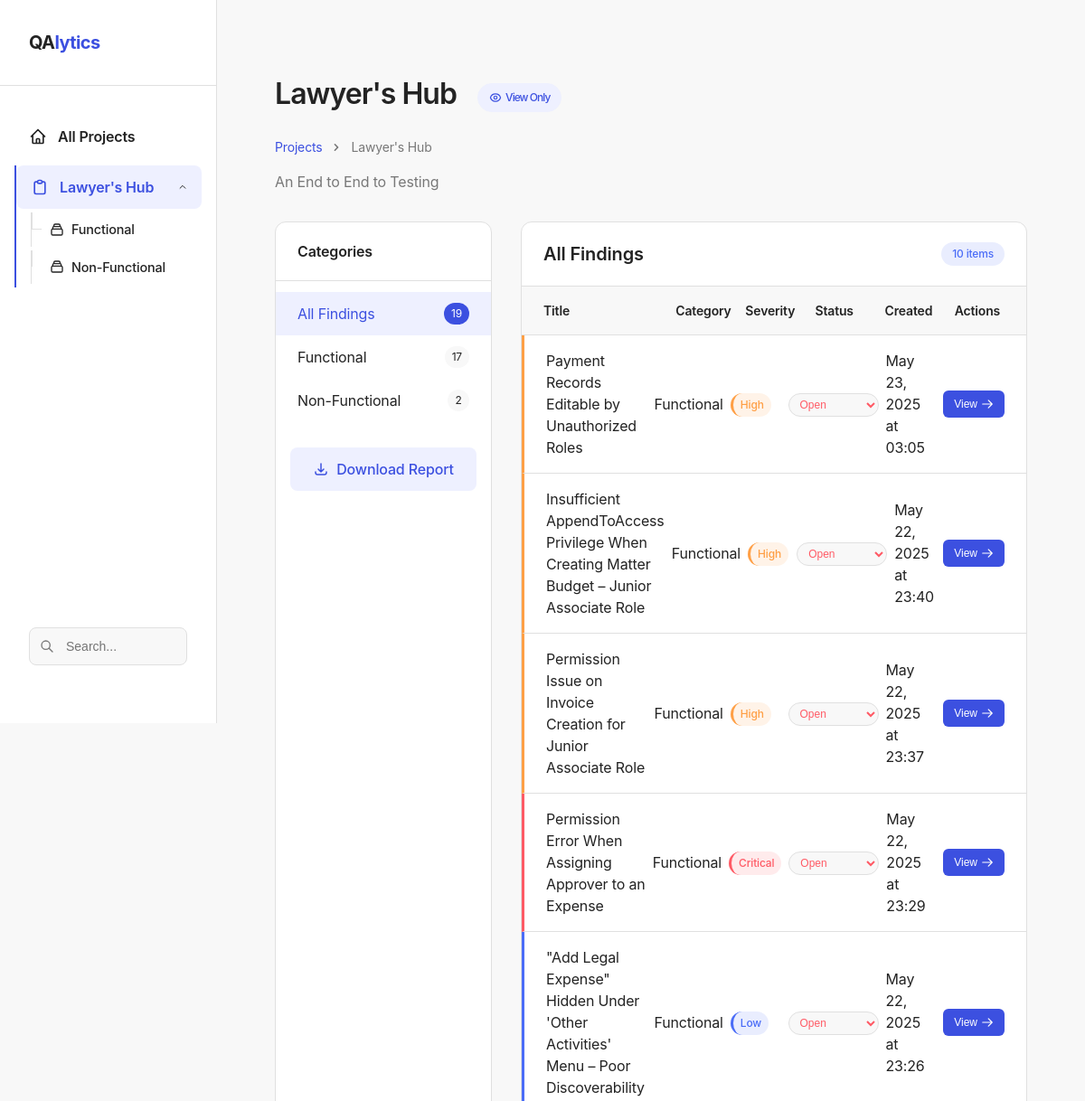
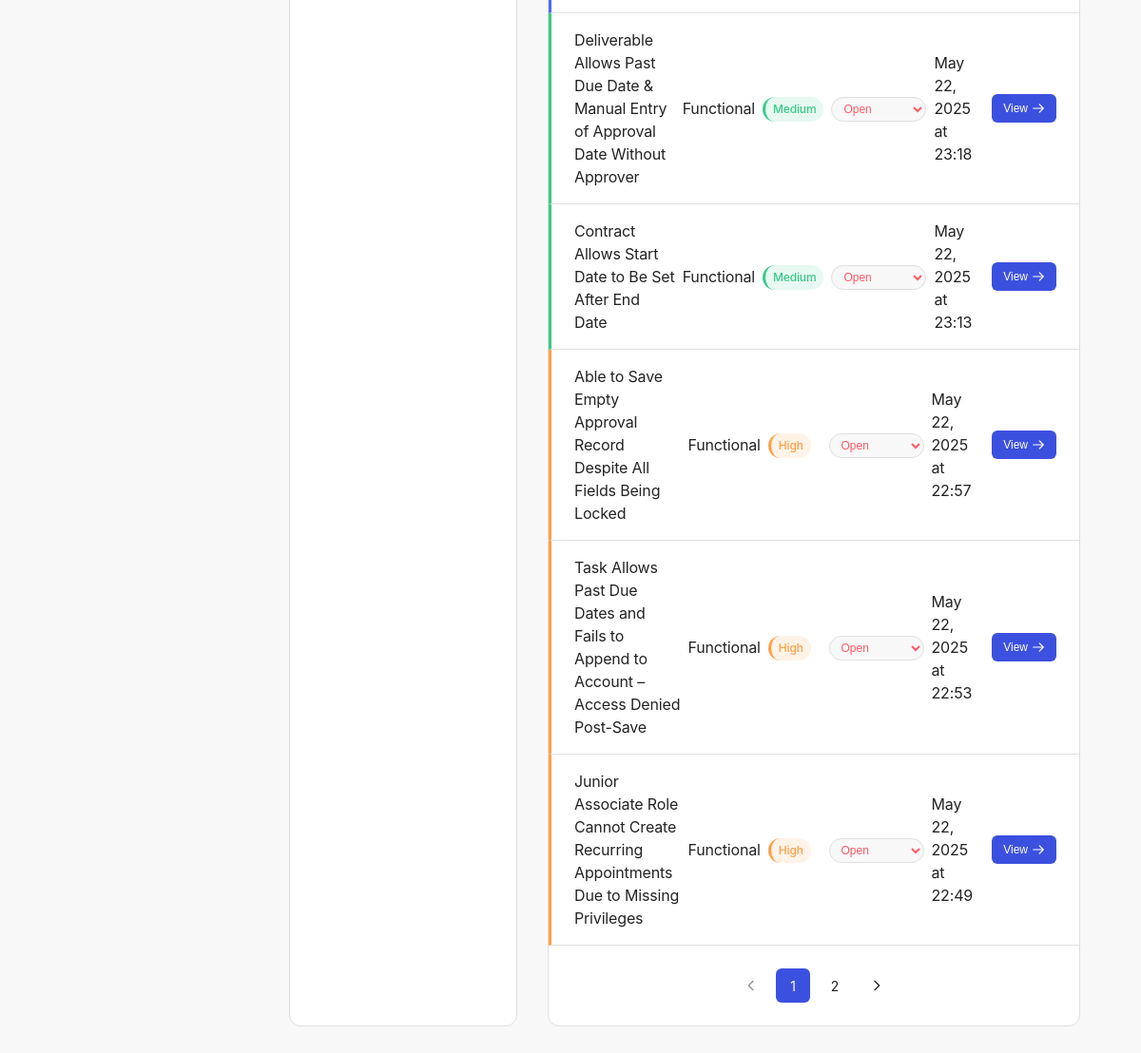
Page /public/project/1 on the committed database (2 pictures, top to bottom).
### app.py (models this page shows, shortened)
class Project(db.Model):
    id = db.Column(db.Integer, primary_key=True)
    name = db.Column(db.String(100), nullable=False)
    description = db.Column(db.Text)
    created_date = db.Column(db.DateTime, default=datetime.utcnow)
    categories = db.relationship('Category', backref='project', cascade='all, delete-orphan')

class Category(db.Model):
    id = db.Column(db.Integer, primary_key=True)
    name = db.Column(db.String(100), nullable=False)
    project_id = db.Column(db.Integer, db.ForeignKey('project.id'), nullable=False)
    findings = db.relationship('Finding', backref='category', cascade='all, delete-orphan')

class Finding(db.Model):
    id = db.Column(db.Integer, primary_key=True)
    title = db.Column(db.String(100), nullable=False)
    description = db.Column(db.Text)
    severity = db.Column(db.String(20), nullable=False)  # Critical, High, Medium, Low
    level = db.Column(db.String(50))
    status = db.Column(db.String(20), nullable=False)  # Open, In Progress, Closed
    created_date = db.Column(db.DateTime, default=datetime.utcnow)
    category_id = db.Column(db.Integer, db.ForeignKey('category.id'), nullable=False)
    screenshots = db.relationship('Screenshot', backref='finding', cascade='all, delete-orphan')

### app.py (the view)
@app.route('/public/project/<int:project_id>')
def public_view_project(project_id):
    project = Project.query.get_or_404(project_id)
    page = request.args.get('page', 1, type=int)
    per_page = 10  # Number of findings per page
    category_id = request.args.get('category_id', type=int)
    selected_category = None
    if category_id:
        selected_category = Category.query.get_or_404(category_id)
        findings_query = Finding.query.filter_by(category_id=category_id)
    else:
        findings_query = Finding.query.join(Category).filter(Category.project_id == project_id)
    findings_query = findings_query.order_by(Finding.created_date.desc())
    pagination = findings_query.paginate(page=page, per_page=per_page, error_out=False)
    findings = pagination.items
    all_findings_count = Finding.query.join(Category).filter(Category.project_id == project_id).count()
    return render_template(
        'public/view_project.html',
        project=project,
        selected_category=selected_category,
        selected_category_id=category_id,
        findings=findings,
        pagination=pagination,
        all_findings_count=all_findings_count
    )

### templates/public/view_project.html (shortened to what this page needs)
{% extends 'public/base.html' %}
{% block heading %}{{ project.name }}{% endblock %}
{% block content %}
        <link rel="stylesheet" href="{{ url_for('static', filename='css/style.css') }}">
<div class="project-path">
    <a href="{{ url_for('public_index') }}">Projects</a>
    <svg xmlns="http://www.w3.org/2000/svg" viewBox="0 0 20 20" fill="currentColor" width="16" height="16">
        <path fill-rule="evenodd" d="M7.293 14.707a1 1 0 010-1.414L10.586 10 7.293 6.707a1 1 0 011.414-1.414l4 4a1 1 0 010 1.414l-4 4a1 1 0 01-1.414 0z" clip-rule="evenodd" />
    </svg>
    <span>{{ project.name }}</span>
</div>
<p class="project-description text-subtle">{{ project.description }}</p>
<div class="content-layout">
    <div class="categories-sidebar">
        <h3 class="sidebar-heading">Categories</h3>
        <div class="category-menu">
            <a href="{{ url_for('public_view_project', project_id=project.id) }}"
               class="category-link {% if not selected_category_id %}active{% endif %}">
                <div class="category-name">All Findings</div>
                <div class="category-count">{{ all_findings_count }}</div>
            </a>
            {% for category in project.categories %}
                <a href="{{ url_for('public_view_project', project_id=project.id, category_id=category.id) }}"
                   class="category-link {% if selected_category_id == category.id %}active{% endif %}">
                    <div class="category-name">{{ category.name }}</div>
                    <div class="category-count">{{ category.findings|length }}</div>
                </a>
            {% endfor %}
        </div>
        <a href="{{ url_for('public_download_project', project_id=project.id) }}" class="download-btn">
            <svg xmlns="http://www.w3.org/2000/svg" fill="none" viewBox="0 0 24 24" stroke="currentColor">
                <path stroke-linecap="round" stroke-linejoin="round" stroke-width="2" d="M4 16v1a3 3 0 003 3h10a3 3 0 003-3v-1m-4-4l-4 4m0 0l-4-4m4 4V4" />
            </svg>
            <span>Download Report</span>
        </a>
    </div>
    <div class="findings-content">
        <div class="findings-header">
            <h2>
                {% if selected_category %}
                    {{ selected_category.name }}
                {% else %}
                    All Findings
                {% endif %}
            </h2>
            <div class="count-badge">{{ findings|length }} items</div>
        </div>
        {% if findings %}
            <div class="findings-table">
                <div class="table-header">
                    <div class="col-title">Title</div>
                    <div class="col-category">Category</div>
                    <div class="col-severity">Severity</div>
                    <div class="col-status">Status</div>
                    <div class="col-date">Created</div>
                    <div class="col-actions">Actions</div>
                </div>
                {% for finding in findings %}
                    <div class="table-row severity-{{ finding.severity }}">
                        <div class="col-title">{{ finding.title }}</div>
                        <div class="col-category">{{ finding.category.name }}</div>
                        <div class="col-severity">
                            <span class="severity-badge severity-{{ finding.severity }}">
                                {{ finding.severity }}
                            </span>
                        </div>
                        <div class="col-status">
                            <select class="status-select" data-finding-id="{{ finding.id }}" data-original-status="{{ finding.status }}">
                                <option value="Open" {% if finding.status == 'Open' %}selected{% endif %}>Open</option>
                            </select>
                        </div>
                        <div class="col-date">{{ finding.created_date|format_date }}</div>
                        <div class="col-actions">
                            <button onclick="showFindingModal({{ finding.id }})" class="view-btn">
                                View
                                <svg xmlns="http://www.w3.org/2000/svg" fill="none" viewBox="0 0 24 24" stroke="currentColor">
                                    <path stroke-linecap="round" stroke-linejoin="round" stroke-width="2" d="M14 5l7 7m0 0l-7 7m7-7H3" />
                                </svg>
                            </button>
                        </div>
                    </div>
                {% endfor %}
            </div>
            {% if pagination.pages > 1 %}
                <div class="pagination-container">
                    <div class="pagination">
                        {% if pagination.page > 1 %}
                            <a class="page-item" href="{{ url_for('public_view_project', project_id=project.id, category_id=selected_category_id, page=pagination.page-1) }}">
                                <svg xmlns="http://www.w3.org/2000/svg" fill="none" viewBox="0 0 24 24" stroke="currentColor">
                                    <path stroke-linecap="round" stroke-linejoin="round" stroke-width="2" d="M15 19l-7-7 7-7" />
                                </svg>
                            </a>
                        {% else %}
                            <span class="page-item disabled">
                                <svg xmlns="http://www.w3.org/2000/svg" fill="none" viewBox="0 0 24 24" stroke="currentColor">
                                    <path stroke-linecap="round" stroke-linejoin="round" stroke-width="2" d="M15 19l-7-7 7-7" />
                                </svg>
                            </span>
                        {% endif %}
                        {% for page_num in range(1, pagination.pages + 1) %}
                            <a class="page-item {% if page_num == pagination.page %}active{% endif %}"
                               href="{{ url_for('public_view_project', project_id=project.id, category_id=selected_category_id, page=page_num) }}">
                                {{ page_num }}
                            </a>
                        {% endfor %}
                        {% if pagination.page < pagination.pages %}
                            <a class="page-item" href="{{ url_for('public_view_project', project_id=project.id, category_id=selected_category_id, page=pagination.page+1) }}">
                                <svg xmlns="http://www.w3.org/2000/svg" fill="none" viewBox="0 0 24 24" stroke="currentColor">
                                    <path stroke-linecap="round" stroke-linejoin="round" stroke-width="2" d="M9 5l7 7-7 7" />
                                </svg>
                            </a>
                        {% else %}
                            <span class="page-item disabled">
                                <svg xmlns="http://www.w3.org/2000/svg" fill="none" viewBox="0 0 24 24" stroke="currentColor">
                                    <path stroke-linecap="round" stroke-linejoin="round" stroke-width="2" d="M9 5l7 7-7 7" />
                                </svg>
                            </span>
                        {% endif %}
                    </div>
                </div>
            {% endif %}
        {% endif %}
    </div>
</div>
{% endblock %}

### templates/public/base.html (shortened to what this page needs)
<!DOCTYPE html>
<html lang="en">
<head>
    <link rel="stylesheet" href="https://cdnjs.cloudflare.com/ajax/libs/inter-ui/3.19.3/inter.min.css">
</head>
<body>
    <div class="site-wrapper">
<aside class="sidebar">
    <div class="logo">
        QA<span>lytics</span>
    </div>
    <ul class="nav-list">
        <li class="nav-item {% if request.path == url_for('public_index') %}active{% endif %}">
            <a href="{{ url_for('public_index') }}" class="nav-link {% if request.path == url_for('public_index') %}active{% endif %}">
                <span>All Projects</span>
            </a>
        </li>
        {% if project is defined %}
        <li class="nav-item has-children active-path expanded">
            <a href="{{ url_for('public_view_project', project_id=project.id) }}" class="nav-link {% if request.path == url_for('public_view_project', project_id=project.id) and category is not defined %}active{% endif %}">
                <svg xmlns="http://www.w3.org/2000/svg" fill="none" viewBox="0 0 24 24" stroke="currentColor">
                    <path stroke-linecap="round" stroke-linejoin="round" stroke-width="2" d="M9 5H7a2 2 0 00-2 2v12a2 2 0 002 2h10a2 2 0 002-2V7a2 2 0 00-2-2h-2M9 5a2 2 0 002 2h2a2 2 0 002-2M9 5a2 2 0 012-2h2a2 2 0 012 2" />
                </svg>
                <span>{{ project.name }}</span>
            </a>
            <ul class="nav-sublist">
                {% for cat in project.categories %}
                <li class="nav-subitem {% if category is defined and category.id == cat.id %}active-path has-children expanded{% endif %}">
                    <a href="{{ url_for('public_view_category', category_id=cat.id) }}" class="nav-sublink {% if category is defined and category.id == cat.id and finding is not defined %}active{% endif %}">
                        <span>{{ cat.name }}</span>
                    </a>
                </li>
                {% endfor %}
            </ul>
        </li>
        {% endif %}
    </ul>
    <div class="search-container">
        <form class="search-form" action="{{ url_for('public_search') }}" method="get">
            <svg class="search-icon" xmlns="http://www.w3.org/2000/svg" fill="none" viewBox="0 0 24 24" stroke="currentColor">
                <path stroke-linecap="round" stroke-linejoin="round" stroke-width="2" d="M21 21l-6-6m2-5a7 7 0 11-14 0 7 7 0 0114 0z" />
            </svg>
            <input class="search-input" type="search" name="q" placeholder="Search..." aria-label="Search">
        </form>
    </div>
</aside>
        <main class="content-area">
            <div class="page-header">
                <h1>{% block heading %}{% endblock %}
                    <span class="view-mode">
                        View Only
                    </span>
                </h1>
            </div>
            {% block content %}{% endblock %}
        </main>
    </div>
</body>
</html>

### rows in the picture
Project: name "Lawyer's Hub", description "An End to End to Testing"
Category: name "Functional", findings|length "17"
Category: name "Non-Functional", findings|length "2"
Finding: title "Payment Records Editable by Unauthorized Roles", category.name "Functional", severity "High", status+id "Open", created_date "May 23, 2025 at 03:05"
Finding: title "Insufficient AppendToAccess Privilege When Creating Matter Budget – Junior Associate Role", category.name "Functional", severity "High", status+id "Open", created_date "May 22, 2025 at 23:40"
Finding: title "Permission Issue on Invoice Creation for Junior Associate Role", category.name "Functional", severity "High", status+id "Open", created_date "May 22, 2025 at 23:37"
Finding: title "Permission Error When Assigning Approver to an Expense", category.name "Functional", severity "Critical", status+id "Open", created_date "May 22, 2025 at 23:29"
Finding: title "\"Add Legal Expense\" Hidden Under 'Other Activities' Menu – Poor Discoverability", category.name "Functional", severity "Low", status+id "Open", created_date "May 22, 2025 at 23:26"
Finding: title "Deliverable Allows Past Due Date & Manual Entry of Approval Date Without Approver", category.name "Functional", severity "Medium", status+id "Open", created_date "May 22, 2025 at 23:18"
Finding: title "Contract Allows Start Date to Be Set After End Date", category.name "Functional", severity "Medium", status+id "Open", created_date "May 22, 2025 at 23:13"
Finding: title "Able to Save Empty Approval Record Despite All Fields Being Locked", category.name "Functional", severity "High", status+id "Open", created_date "May 22, 2025 at 22:57"
Finding: title "Task Allows Past Due Dates and Fails to Append to Account – Access Denied Post-Save", category.name "Functional", severity "High", status+id "Open", created_date "May 22, 2025 at 22:53"
Finding: title "Junior Associate Role Cannot Create Recurring Appointments Due to Missing Privileges", category.name "Functional", severity "High", status+id "Open", created_date "May 22, 2025 at 22:49"

### other values in the picture
{{ all_findings_count }} "19"
{{ findings|length }} "10"
{{ page_num }} "1" "2"
